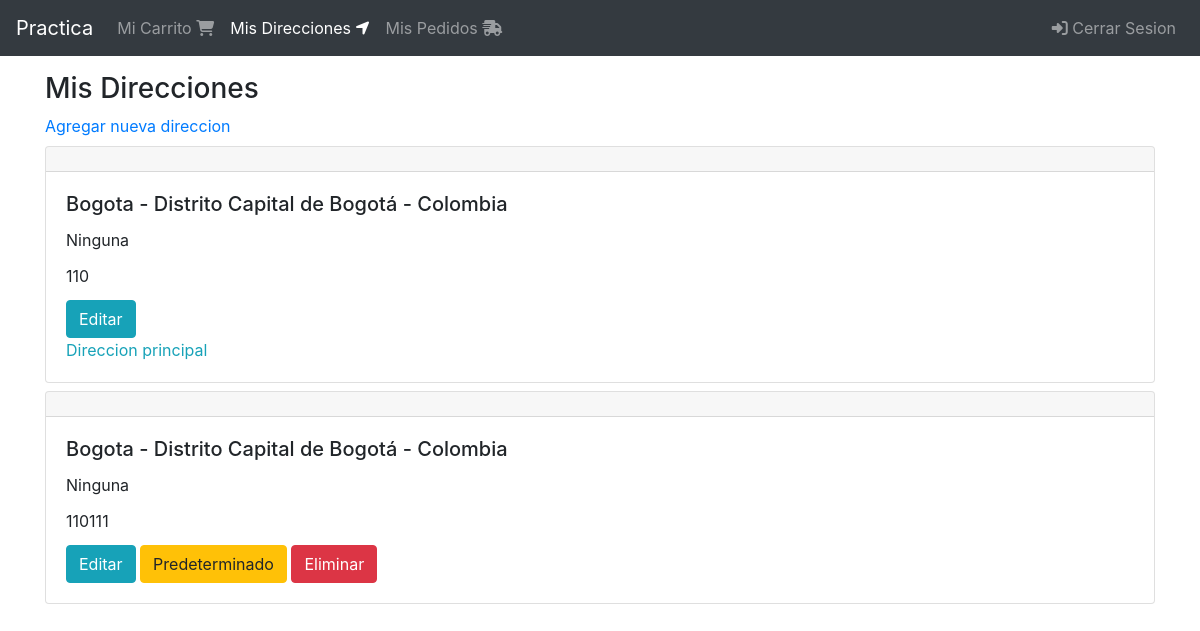
/direcciones/ (signed in), run on an earlier commit of the app's database.
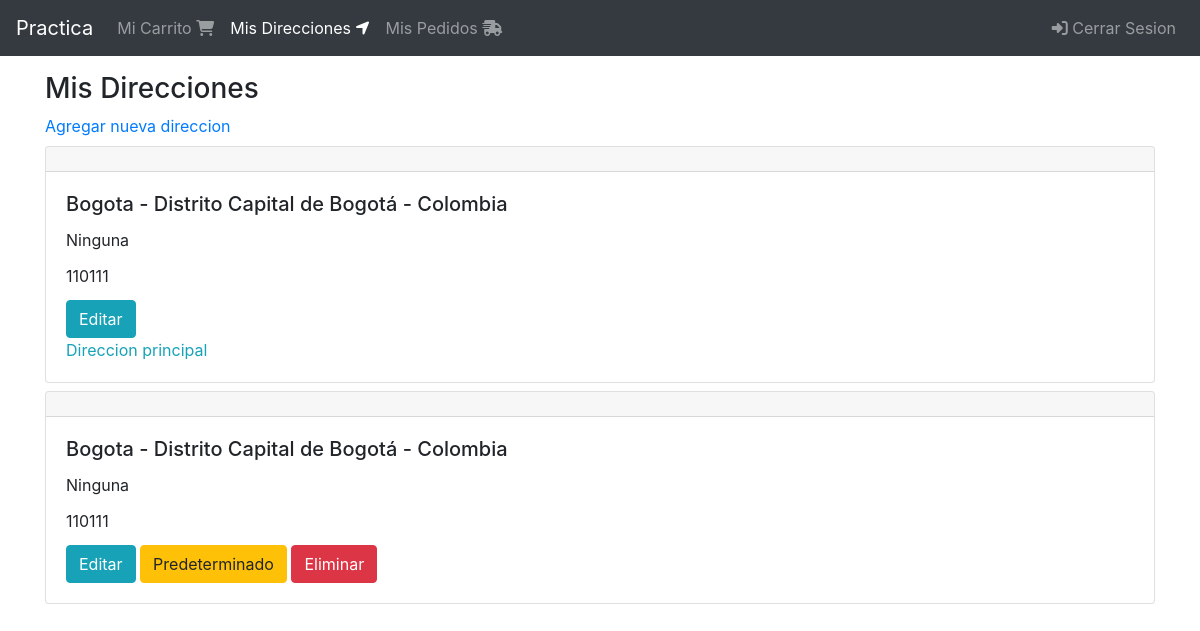
And on a later commit of the database.
### shipping_addresses/models.py (models this page shows, shortened)
class ShippingAddress(models.Model):
    user = models.ForeignKey(User, on_delete=models.CASCADE)
    line1 = models.CharField(max_length=200)
    line2 = models.CharField(max_length=200, blank=True)
    city = models.CharField(max_length=100)
    state = models.CharField(max_length=100)
    country = models.CharField(max_length=50)
    reference = models.CharField(max_length=200)
    postal_code = models.CharField(max_length=10)
    default = models.BooleanField(default=False)
    created_at = models.DateTimeField(auto_now_add=True)
    @property
    def address(self):
        return f'{self.city} - {self.state} - {self.country}'

### shipping_addresses/views.py (the view)
# urls.py: path('', views.ShippingAddressListView.as_view(), name='shipping_addresses'),
class ShippingAddressListView(LoginRequiredMixin, ListView):
    login_url = 'login'
    model = ShippingAddress
    template_name = 'shipping_addresses/shipping_addresses.html'
    def get_queryset(self):
        return ShippingAddress.objects.filter(user=self.request.user).order_by('-default')

### shipping_addresses/templates/shipping_addresses/shipping_addresses.html
{% extends 'base.html' %}
{% block content %}
    <div class="col">
        <div class="h3">
            Mis Direcciones
        </div>
        <a href="{% url 'shipping_addresses:create' %}">Agregar nueva direccion</a>
        <div class="mt-2 mb-5">
            {% for shipping_address in object_list %}
                <div class="mt-2">
                    {% include 'shipping_addresses/snippets/shipping_address.html' with edit=True %}
                </div>
            {% endfor %}
        </div>
    </div>
{% endblock  %}

### shipping_addresses/templates/shipping_addresses/snippets/shipping_address.html
<div class="card">
    <h5 class="card-header"></h5>
    <div class="card-body">
        <h5 class="card-title">{{ shipping_address.address }}</h5>
        <div class="card-title">
            {{ shipping_address.reference }}
        </div>
        <div class="card-title">
            {{ shipping_address.postal_code }}
        </div>
        {% if edit %}
            <div class="mt-2">
                <a href="{% url 'shipping_addresses:update' shipping_address.pk %}" class="btn btn-info">Editar</a>
                {% if shipping_address.default %}
                    <div class="text-info">
                        Direccion principal
                    </div>
                {% else %}
                    <a href="{% url 'shipping_addresses:default' shipping_address.pk %}" class="btn btn-warning">Predeterminado</a>
                    <a href="{% url 'shipping_addresses:delete' shipping_address.pk %}" class="btn btn-danger">Eliminar</a>
                {% endif %}
        {% endif %}
        </div>
    </div>
</div>

What changed in the data, as far as the page shows it:
removed ShippingAddress: address "Bogota - Distrito Capital de Bogotá - Colombia", reference "Ninguna", postal_code "110", default "Direccion principal"
added ShippingAddress: address "Bogota - Distrito Capital de Bogotá - Colombia", reference "Ninguna", postal_code "110111", default "Direccion principal"
